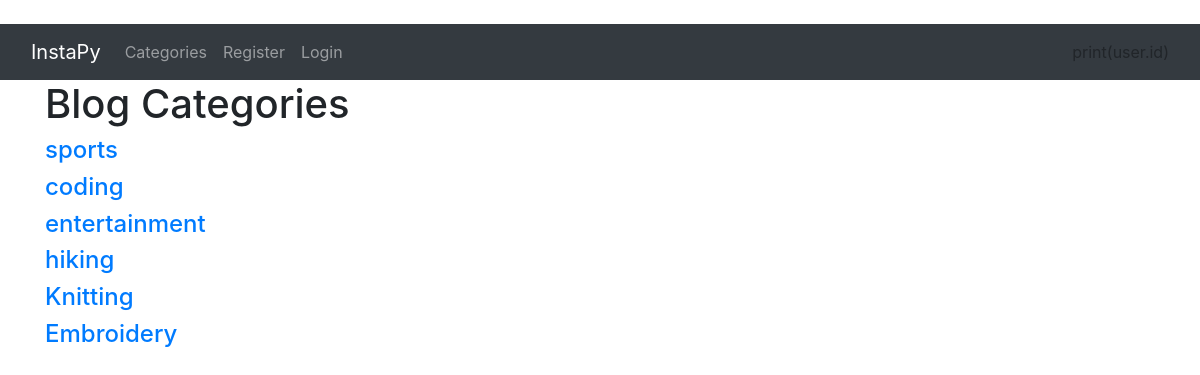
The page /category-list/ on the database its author committed.
### myblog/models.py (models this page shows, shortened)
class Category(models.Model):
    name=models.CharField(max_length=255)
    def __str__(self):
        return self.name

### myblog/views.py (the view)
# urls.py: path('category-list/', CategoryListView, name='category-list'),
def CategoryListView(request):
    cat_menu_list=Category.objects.all()
    return render(request, 'category_list.html', {'cat_menu_list':cat_menu_list})

### myblog/templates/category_list.html (shortened to what this page needs)
{% extends 'base.html' %}
{% block content %}
  <h1>Blog Categories</h1>
      {% for item in cat_menu_list %}
        <h4>  <a class "dropdown-item" href="{% url 'category' item|slugify %}">{{ item }}</a> </h4>
      {% endfor %}
{% endblock %}

### rows shown on the page
Category: name "sports"
Category: name "coding"
Category: name "entertainment"
Category: name "hiking"
Category: name "Knitting"
Category: name "Embroidery"
